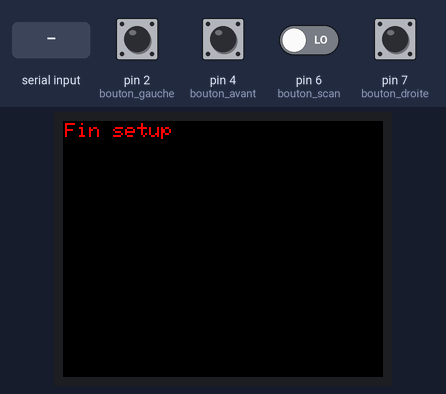
Simulated run of this sketch. Board: Arduino Uno, built with avr-gcc and run on an emulated ATmega328P. On the bench: 160×128 colour display. The test bench sets the inputs (shaded band); at power-on: pin 2 (bouton_gauche), pin 4 (bouton_avant), pin 7 (bouton_droite) HIGH, pin 6 (bouton_scan) LOW. What the sketch prints to the serial monitor is not drawn.

Above: at 0.1 s.
2.3 s: "P90\n" received over the second serial link
At 2.9 s:
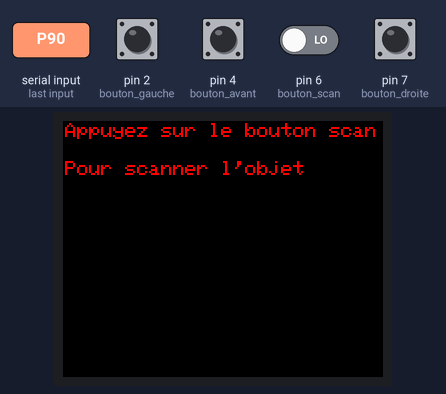
At 8.7 s:
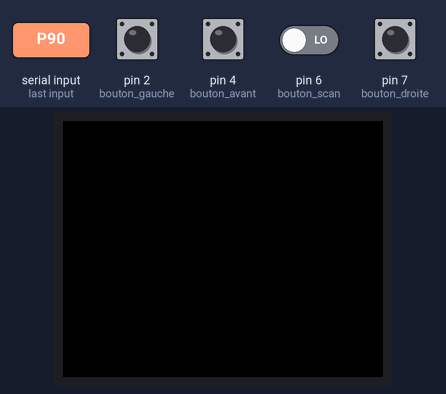
Timing chart, 0 to 9.8 s (numbered marks = the images above; inputs shaded):
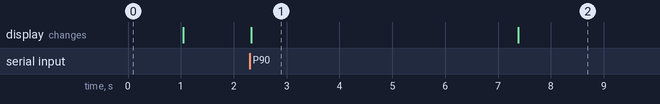

Measured:
- after the input at 2.3 s, the display: changes at once (image 1)
- what the display in image 1 shows lasts 5.1 s, from 2.3 s to 7.4 s

The sketch:

T_l_comande_final.ino
```cpp
//Programme maître: télécommande bluetooth du robot
#include <SoftwareSerial.h>
#include<math.h>
//Pourl e bluetooth
#define RX 5
#define TX 3
SoftwareSerial BTSerial(RX,TX);
int bouton_avant=4;
int bouton_gauche=2;
int bouton_droite=7;
int bouton_scan=6;
char BT;
float k;
float l;

//Pour l'écran
char printout[4];
#include <TFT.h>
#include <SPI.h>


#define TFT_CS     10
#define TFT_RST    9
#define TFT_DC     8

#define TFT_SCLK 13
#define TFT_MOSI 11

TFT screen=TFT(TFT_CS,TFT_DC,TFT_RST);//mise en place de l'écran

void setup() {
  // put your setup code here, to run once:
  BTSerial.begin(38400);
  Serial.begin(38400);
  pinMode(bouton_avant,INPUT);
  pinMode(bouton_gauche,INPUT);
  pinMode(bouton_droite,INPUT);
  pinMode(bouton_scan,INPUT);
  screen.begin();
  screen.background(0,0,0);
  screen.stroke(254,0,0);
  screen.text("Fin setup",1,1);
  delay(1000);
  screen.background(0,0,0);
  Serial.println("Fin setup");
}
//Fonction qui affiche les points scanner en couleurs selon la distance
void couleur(float k){
  if((k<60)&&(k>=40)){// si la distance est inférieur a 30cm active la couleur
        screen.stroke(255-k,0,0);
      }
      else if((k<40)&&(k>=30)){
        screen.stroke(0,255-k,255-k);
      }
       else if((k<30)&&(k>=20)){

        screen.stroke(0,165-k,255-k);
      }
      else if((k<20)&&(k>0)){
        screen.stroke(0,0,255-k);
      }
      else{
        screen.stroke(0,0,0);
      }
}


void loop() {
  // put your main code here, to run repeatedly:
  int etat_avant=digitalRead(bouton_avant);
  delay(20);
  int etat_gauche=digitalRead(bouton_gauche);
  delay(20);
  int etat_droite=digitalRead(bouton_droite);
  delay(100);
  //Dis au robot d'aller vers l'avant
  if (etat_avant == 0){
    BTSerial.print("Z");
    BTSerial.print("\r\n");
    Serial.println("1");
  }
  //Dis au robot d'aller vers la gauche
  else if (etat_gauche == 0){
    BTSerial.print("Q");
    BTSerial.print("\r\n");
    Serial.println("2");
  }
  //Dis au robot d'aller vers la droite
  else if (etat_droite == 0){
    BTSerial.print("D");
    BTSerial.print("\r\n");
    Serial.println("3");
  }
  //Lorsque le robot envoie une information
  while(BTSerial.available()){
       BT=char(BTSerial.read());
       screen.background(0,0,0);

       Serial.println(BT);
       //Le robot a atteint un obstacle et fait une pause de 5 secondes
       if (BT=='P'){
        //On laisse 5 secondes à l'utilisateur pour appuyer sur le bouton
        Serial.println("J'ai reçus P");
        screen.stroke(255,0,0);
        screen.text("Appuyez sur le bouton scan",1,1);
        screen.text("Pour scanner l'objet",1,20);
        float temps=millis();
        float currentmillis=millis();
        while((currentmillis-temps)/1000<5){
          int etat_scan=digitalRead(bouton_scan);
          delay(10); //delaie pour éviter un rebond du bouton
          //L'utilisateur a appuyé sur le bouton
          if (etat_scan == 0){
            //On dit au robot de commencer à scanner
            currentmillis=temps+10000;
            BTSerial.print("S");
            BTSerial.print("\r\n");
            delay(1000);
            Serial.println("Etat=1");
          }
          currentmillis=millis();
         }
         screen.background(0,0,0);
        }
        //Si le rebot commence à scanner, le dessin se fait
        if (BT=='D'){
          //Double boucle for pour dessiner sur chaque pixel
          Serial.println("J'ai recus D");
          for(int j=110;j>=50;j--){
            for(int i=40;i<=120;i+=1){
              //On récupère la distance du scanner
              BT=BTSerial.parseInt();
              k=sin((float)j*PI/180)*sin((float)i*PI/180)*BT;
              couleur(k); //donne la couleur au point en fonction de la distance
              screen.point(i,j);// dessin du point aux coordonnées x,y
            }
            j-=1;
            for(int i=120;i>=40;i--){
              BT=BTSerial.parseInt();
              l=sin((float)j*PI/180)*sin((float)i*PI/180)*BT;
              couleur(l);
              screen.point(i,j);
            }
          }
        }
     }

}
```
